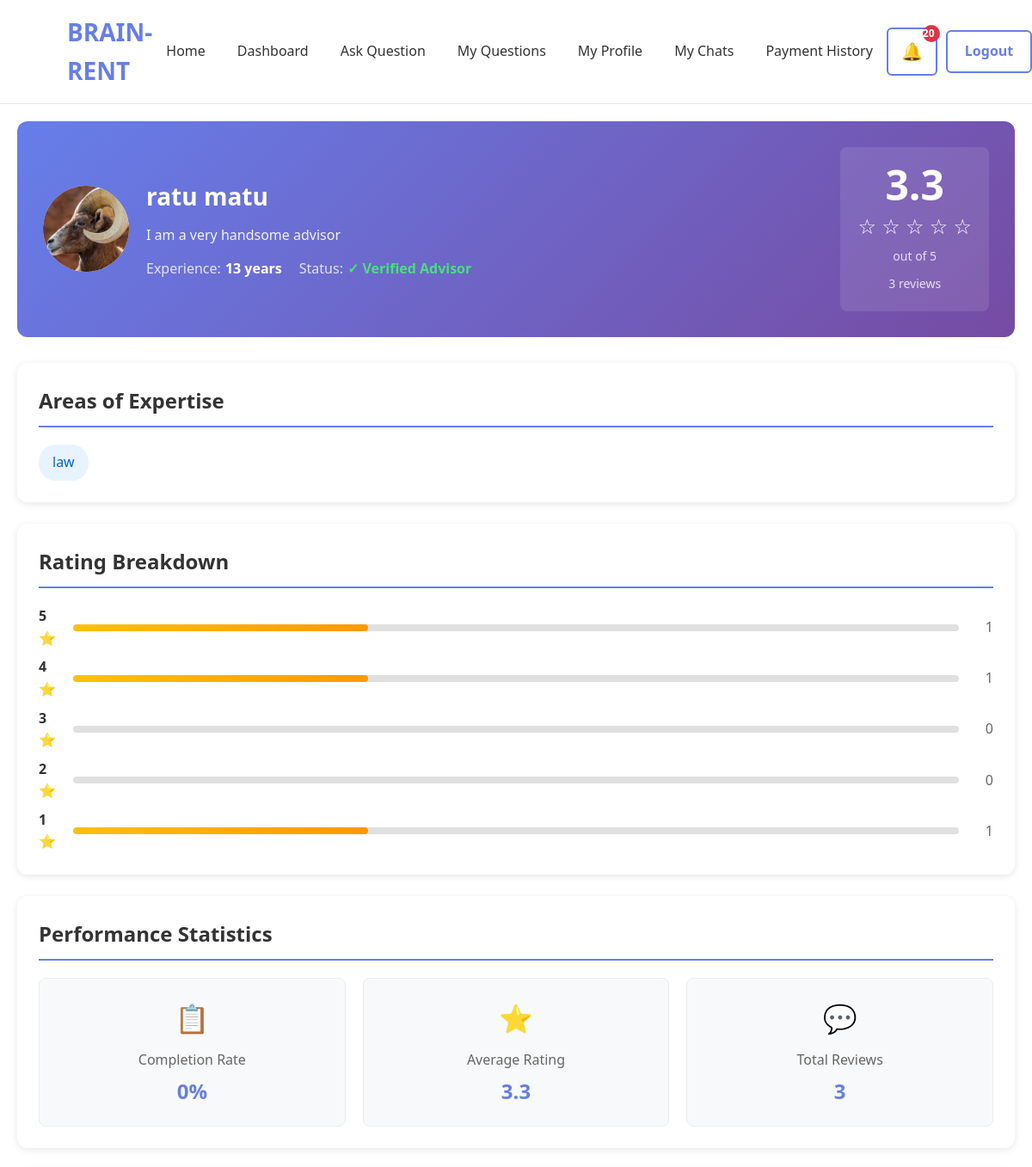
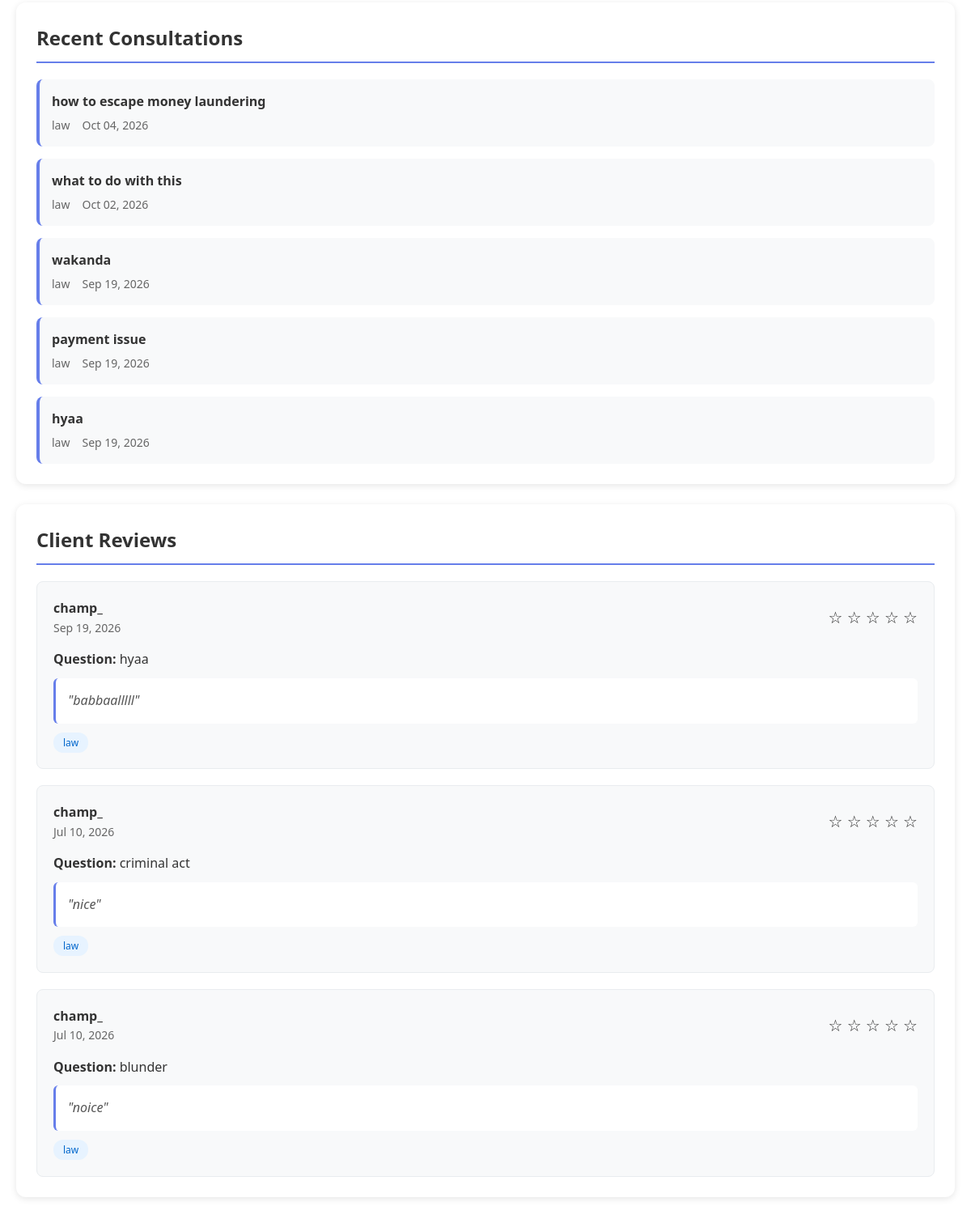
The page /advisor/profile/1/ (signed in) on the database its author committed (2 pictures, top to bottom).
### advisor/models.py (models this page shows, shortened)
class AdvisorProfile(models.Model):
    STATUS_CHOICES = [
        ("pending", "Pending"),
        ("under_review", "Under Review"),
        ("approved", "Approved"),
        ("rejected", "Rejected"),
        ("suspended", "Suspended"),
    ]
    user = models.OneToOneField(
        settings.AUTH_USER_MODEL,
        on_delete=models.CASCADE
    )
    bio = models.TextField()
    expertise = models.ManyToManyField(
    "question.Category",
    related_name="advisors"
 )
    experience = models.PositiveIntegerField(
        help_text="Years of experience"
    )
    consultation_rate = models.DecimalField(
        max_digits=10,
        decimal_places=2,
        default=0.00,
        help_text="Consultation rate per session in NPR"
    )
    verification_status = models.CharField(
        max_length=20,
        choices=STATUS_CHOICES,
        default="pending"
    )

### accounts/models.py (models this page shows, shortened)
class CustomUser(AbstractUser):
    ROLE_CHOICES = [
        ("questioner", "Questioner"),
        ("advisor", "Advisor"),
    ]
    role = models.CharField(
    max_length=20,
    choices=ROLE_CHOICES,
    default="questioner"
 )
    phone_number = models.CharField(
        max_length=15,
        blank=True
    )
    profile_picture = models.ImageField(
        upload_to="profile_pictures/",
        blank=True,
        null=True
    )
    created_at = models.DateTimeField(
        auto_now_add=True
    )
    updated_at = models.DateTimeField(
        auto_now=True
    )

### question/models.py (models this page shows, shortened)
class Category(models.Model):
    name = models.CharField(
        max_length=100,
        unique=True
    )
    description = models.TextField(
        blank=True
    )
    icon = models.ImageField(
        upload_to="category_icons/",
        blank=True,
        null=True
    )

class QuestionAssignment(models.Model):
    STATUS_CHOICES = [
        ("invited", "Invited"),
        ("accepted", "Accepted"),
        ("declined", "Declined"),
        ("selected", "Selected"),
        ("completed", "Completed"),
    ]
    question = models.ForeignKey(
        Question,
        on_delete=models.CASCADE,
        related_name="assignments"
    )
    advisor = models.ForeignKey(
        "advisor.AdvisorProfile",
        on_delete=models.CASCADE,
        related_name="assignments"
    )
    status = models.CharField(
        max_length=20,
        choices=STATUS_CHOICES,
        default="invited"
    )
    assigned_at = models.DateTimeField(
        auto_now_add=True
    )
    class Meta:
        unique_together = ("question", "advisor")

class Question(models.Model):
    STATUS_CHOICES = [
        ("pending", "Pending"),
        ("accepted", "Accepted"),
        ("completed", "Completed"),
        ("cancelled", "Cancelled"),
    ]
    questioner = models.ForeignKey(
        settings.AUTH_USER_MODEL,
        on_delete=models.CASCADE,
        related_name="questions"
    )
    category = models.ForeignKey(
        Category,
        on_delete=models.CASCADE,
        related_name="questions"
    )
    title = models.CharField(
        max_length=200
    )
    description = models.TextField()
    status = models.CharField(
        max_length=20,
        choices=STATUS_CHOICES,
        default="pending"
    )
    created_at = models.DateTimeField(
        auto_now_add=True
    )

### review/models.py (models this page shows, shortened)
class Review(models.Model):
    question = models.OneToOneField(
        Question,
        on_delete=models.CASCADE,
        related_name="review",
    )
    advisor = models.ForeignKey(
        AdvisorProfile,
        on_delete=models.CASCADE,
        related_name="reviews",
    )
    questioner = models.ForeignKey(
        settings.AUTH_USER_MODEL,
        on_delete=models.CASCADE,
        related_name="reviews_given",
    )
    rating = models.PositiveSmallIntegerField()
    comment = models.TextField(
        blank=True
    )
    created_at = models.DateTimeField(
        auto_now_add=True
    )
    updated_at = models.DateTimeField(
        auto_now=True
    )

### advisor/views.py (the view)
def advisor_profile_view(request, advisor_id):
    advisor = get_object_or_404(
        AdvisorProfile,
        id=advisor_id,
        verification_status='approved'
    )
    reviews = Review.objects.filter(
        advisor=advisor
    ).select_related(
        'question',
        'questioner',
        'question__category'
    ).order_by('-created_at')
    rating_stats = reviews.aggregate(
        average_rating=Avg('rating'),
        total_reviews=Count('id')
    )
    average_rating = rating_stats['average_rating'] or 0
    total_reviews = rating_stats['total_reviews'] or 0
    rating_distribution = {}
    for i in range(1, 6):
        count = reviews.filter(rating=i).count()
        percentage = (count / total_reviews * 100) if total_reviews > 0 and count > 0 else 0
        rating_distribution[str(i)] = {
            'count': count,
            'percentage': percentage
        }
    from question.models import QuestionAssignment
    recent_assignments = QuestionAssignment.objects.filter(
        advisor=advisor,
        status='accepted'
    ).select_related(
        'question',
        'question__category'
    ).order_by('-assigned_at')[:5]
    total_assignments = QuestionAssignment.objects.filter(advisor=advisor).count()
    completed_assignments = QuestionAssignment.objects.filter(
        advisor=advisor,
        status='completed'
    ).count()
    completion_rate = (completed_assignments / total_assignments * 100) if total_assignments > 0 else 0
    return render(
        request,
        'advisor/advisor_profile.html',
        {
            'advisor': advisor,
            'reviews': reviews,
            'average_rating': average_rating,
            'total_reviews': total_reviews,
            'rating_distribution': rating_distribution,
            'recent_assignments': recent_assignments,
            'completion_rate': completion_rate,
        }
    )

### templates/advisor/advisor_profile.html (shortened to what this page needs)
{% extends "base.html" %}
{% block content %}
<div class="advisor-profile-container">
    <div class="profile-header">
        <div class="profile-info">
            <div class="profile-avatar">
                {% if advisor.user.profile_picture %}
                    <img src="{{ advisor.user.profile_picture.url }}" alt="{{ advisor.user.username }}" class="avatar-img">
                {% else %}
                    <div class="avatar-placeholder">
                        {{ advisor.user.username|first|upper }}
                    </div>
                {% endif %}
            </div>
            <div class="profile-details">
                <h1>{{ advisor.user.get_full_name|default:advisor.user.username }}</h1>
                <p class="bio">{{ advisor.bio }}</p>
                <div class="profile-stats">
                    <div class="stat-item">
                        <span class="stat-label">Experience:</span>
                        <span class="stat-value">{{ advisor.experience }} years</span>
                    </div>
                    <div class="stat-item">
                        <span class="stat-label">Status:</span>
                        <span class="stat-value approved">✓ Verified Advisor</span>
                    </div>
                </div>
            </div>
        </div>
        <div class="rating-summary">
            <div class="average-rating">
                <div class="rating-number">{{ average_rating|floatformat:1 }}</div>
                <div class="rating-stars">
                    {% for i in "12345" %}
                        {% if i <= average_rating %}
                            ⭐
                        {% else %}
                            ☆
                        {% endif %}
                    {% endfor %}
                </div>
                <div class="rating-label">out of 5</div>
            </div>
            <div class="total-reviews">{{ total_reviews }} review{{ total_reviews|pluralize }}</div>
        </div>
    </div>
    <div class="expertise-section">
        <h2>Areas of Expertise</h2>
        <div class="expertise-tags">
            {% for category in advisor.expertise.all %}
                <span class="expertise-tag">{{ category.name }}</span>
            {% empty %}
                <p class="no-expertise">No expertise areas listed</p>
            {% endfor %}
        </div>
    </div>
    <div class="rating-breakdown">
        <h2>Rating Breakdown</h2>
        <div class="rating-bars">
            <div class="rating-bar-row">
                <span class="star-label">5 ⭐</span>
                <div class="bar-container">
                    <div class="bar-fill bar-fill-5" data-width="{{ rating_distribution.5.percentage }}"></div>
                </div>
                <span class="count-label">{{ rating_distribution.5.count }}</span>
            </div>
            <div class="rating-bar-row">
                <span class="star-label">4 ⭐</span>
                <div class="bar-container">
                    <div class="bar-fill bar-fill-4" data-width="{{ rating_distribution.4.percentage }}"></div>
                </div>
                <span class="count-label">{{ rating_distribution.4.count }}</span>
            </div>
            <div class="rating-bar-row">
                <span class="star-label">3 ⭐</span>
                <div class="bar-container">
                </div>
                <span class="count-label">{{ rating_distribution.3.count }}</span>
            </div>
            <div class="rating-bar-row">
                <span class="star-label">2 ⭐</span>
                <div class="bar-container">
                </div>
                <span class="count-label">{{ rating_distribution.2.count }}</span>
            </div>
            <div class="rating-bar-row">
                <span class="star-label">1 ⭐</span>
                <div class="bar-container">
                    <div class="bar-fill bar-fill-1" data-width="{{ rating_distribution.1.percentage }}"></div>
                </div>
                <span class="count-label">{{ rating_distribution.1.count }}</span>
            </div>
        </div>
    </div>
    <div class="performance-stats">
        <h2>Performance Statistics</h2>
        <div class="stats-grid">
            <div class="stat-card">
                <div class="stat-icon">📋</div>
                <div class="stat-title">Completion Rate</div>
                <div class="stat-number">{{ completion_rate|floatformat:0 }}%</div>
            </div>
            <div class="stat-card">
                <div class="stat-icon">⭐</div>
                <div class="stat-title">Average Rating</div>
                <div class="stat-number">{{ average_rating|floatformat:1 }}</div>
            </div>
            <div class="stat-card">
                <div class="stat-icon">💬</div>
                <div class="stat-title">Total Reviews</div>
                <div class="stat-number">{{ total_reviews }}</div>
            </div>
        </div>
    </div>
    {% if recent_assignments %}
        <div class="recent-assignments">
            <h2>Recent Consultations</h2>
            <div class="assignments-list">
                {% for assignment in recent_assignments %}
                    <div class="assignment-item">
                        <div class="assignment-title">{{ assignment.question.title }}</div>
                        <div class="assignment-meta">
                            <span class="category">{{ assignment.question.category.name }}</span>
                            <span class="date">{{ assignment.assigned_at|date:"M d, Y" }}</span>
                        </div>
                    </div>
                {% endfor %}
            </div>
        </div>
    {% endif %}
    <div class="reviews-section">
        <h2>Client Reviews</h2>
        {% if reviews %}
            <div class="reviews-list">
                {% for review in reviews %}
                    <div class="review-card">
                        <div class="review-header">
                            <div class="reviewer-info">
                                <div class="reviewer-name">{{ review.questioner.username }}</div>
                                <div class="review-date">{{ review.created_at|date:"M d, Y" }}</div>
                            </div>
                            <div class="review-rating">
                                {% for i in "12345" %}
                                    {% if i <= review.rating %}
                                        ⭐
                                    {% else %}
                                        ☆
                                    {% endif %}
                                {% endfor %}
                            </div>
                        </div>
                        <div class="review-question">
                            <strong>Question:</strong> {{ review.question.title }}
                        </div>
                        {% if review.comment %}
                            <div class="review-comment">
                                "{{ review.comment }}"
                            </div>
                        {% endif %}
                        <div class="review-category">
                            <span class="category-tag">{{ review.question.category.name }}</span>
                        </div>
                    </div>
                {% endfor %}
            </div>
        {% else %}
            <div class="no-reviews">
                <p>This advisor hasn't received any reviews yet.</p>
            </div>
        {% endif %}
    </div>
</div>
{% endblock %}

### rows shown on the page
AdvisorProfile: user.profile_picture (picture), user.get_full_name "ratu matu", bio "I am a very handsome advisor", experience "13"
Category: name "law"
QuestionAssignment: question "how to escape money laundering", question.category.name "law", assigned_at "Oct 04, 2026"
QuestionAssignment: question "what to do with this", question.category.name "law", assigned_at "Oct 02, 2026"
QuestionAssignment: question "wakanda", question.category.name "law", assigned_at "Sep 19, 2026"
QuestionAssignment: question "payment issue", question.category.name "law", assigned_at "Sep 19, 2026"
QuestionAssignment: question "hyaa", question.category.name "law", assigned_at "Sep 19, 2026"
Review: questioner.username "champ_", created_at "Sep 19, 2026", question "hyaa", comment "babbaalllll", question.category.name "law"
Review: questioner.username "champ_", created_at "Jul 10, 2026", question "criminal act", comment "nice", question.category.name "law"
Review: questioner.username "champ_", created_at "Jul 10, 2026", question "blunder", comment "noice", question.category.name "law"

### other values the page prints
{{ average_rating|floatformat:1 }} "3.3"
{{ total_reviews }} "3"
{{ rating_distribution.5.count }} "1"
{{ rating_distribution.4.count }} "1"
{{ rating_distribution.3.count }} "0"
{{ rating_distribution.2.count }} "0"
{{ rating_distribution.1.count }} "1"
{{ completion_rate|floatformat:0 }} "0"
